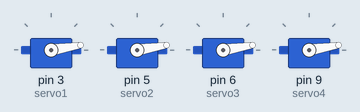
A sketch run on a simulated Arduino Uno, built with avr-gcc and run on an emulated ATmega328P. Parts: 4 × servo.

Above: at 0.1 s.
At 0.7 s:
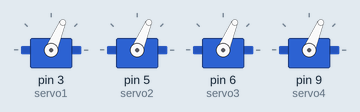
At 1.3 s:
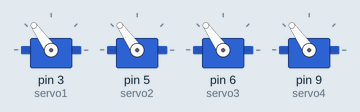
At 1.9 s:
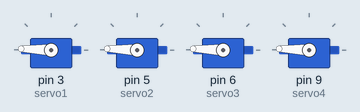
At 3.4 s:
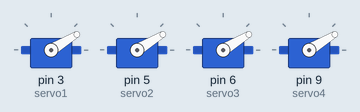
At 3.8 s:
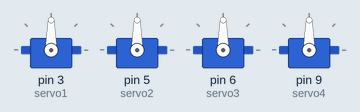
Timing chart, 0 to 5.3 s (numbered marks = the images above):
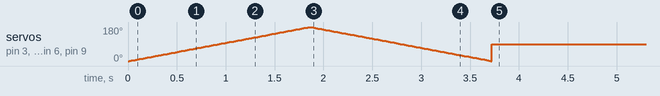

The sketch:

4srevo.ino
```cpp
#include <Servo.h>

Servo servo1;
Servo servo2;
Servo servo3;
Servo servo4;

void setup() {
  servo1.attach(3);
  servo2.attach(5);
  servo3.attach(6);
  servo4.attach(9);

  unsigned long startTime = millis();

  while (millis() - startTime < 2000) {

    for (int pos = 0; pos <= 180; pos++) {
      servo1.write(pos);
      servo2.write(pos);
      servo3.write(pos);
      servo4.write(pos);
      delay(10);
    }

    for (int pos = 180; pos >= 0; pos--) {
      servo1.write(pos);
      servo2.write(pos);
      servo3.write(pos);
      servo4.write(pos);
      delay(10);
    }
  }

  servo1.write(90);
  servo2.write(90);
  servo3.write(90);
  servo4.write(90);
}

void loop() {
}
```
